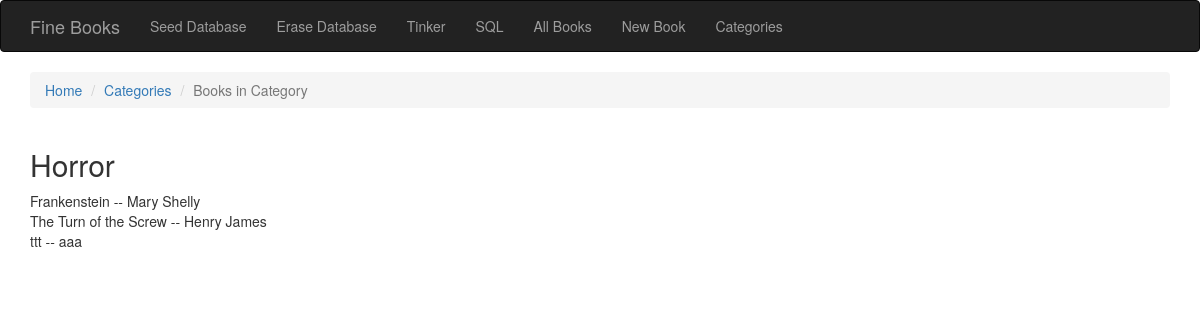
Before: /books_in_category/1 with the older database file.
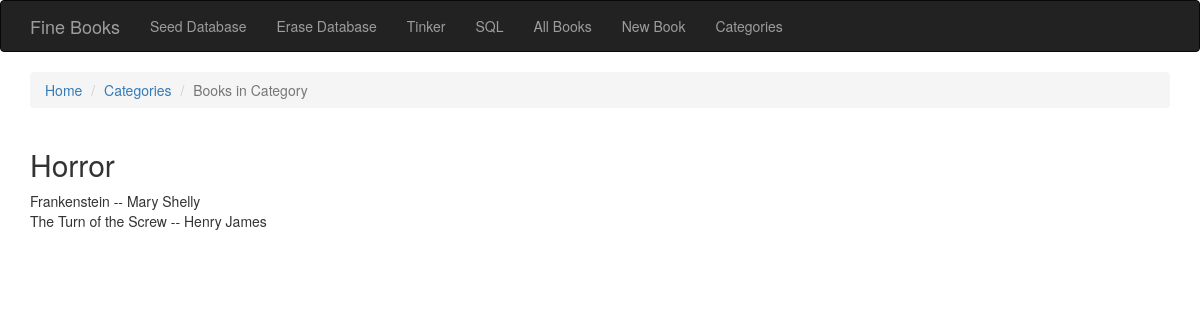
After: the same page with the newer database file.
### tables this page shows
CREATE TABLE Book (author TEXT,title TEXT, isbn INTEGER, description TEXT, category_id INTEGER);

### app.py (the view)
    @app.route('/books_in_category/<categoryID>')
    def books_in_cat(categoryID):
        categories = execute_sql('SELECT * FROM Category WHERE rowid = ? ',[categoryID])
        categoryDescription= categories[0]['description']
        books = execute_sql('SELECT * FROM Book WHERE category_id = ? ',[categoryID])
        for book in books:
            print('dddd')
        print('debug')
        return render_template('books_in_cat.html', books=books, categoryDescription=categoryDescription)

### templates/books_in_cat.html
{% extends "base.html" %}
{% block breadcrumb %}
  <li class="breadcrumb-item"><a href="{{ url_for('home') }}">Home</a></li>
  <li class="breadcrumb-item"><a href="{{ url_for('categories') }}">Categories</a></li>
  <li class="breadcrumb-item active">Books in Category</li>
{% endblock %}
{% block page_content %}
  <h2>{{categoryDescription}}</h2>
  {% for book in books %}
    <div>
    {{ book['title']}} -- {{ book['author']}}
    </div>
  {% endfor%}
{% endblock %}

Changed rows visible on the page:
removed Book: title "ttt", author "aaa"
